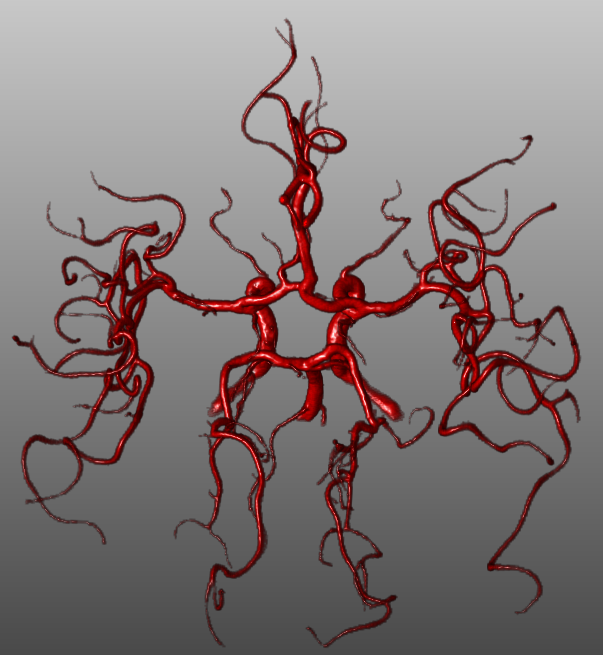
#> input picture project1/image.png, 603 x 655 px
$ python smoothing1.py   (Python 2 division)
#> lines starting #> are read from the running program, lines starting #| are printed output that depends on the picture
'''
Gaussian smoothing with Python.
'''

import cv2
import numpy as np
import math

def gaussian_filter(sigma, filter_length=None):
  '''
  Given a sigma, return a 1-D Gaussian filter.
  @param     sigma:         float, defining the width of the filter
  @param     filter_length: optional, the length of the filter, has to be odd
  @return    A 1-D numpy array of odd length,
             containing the symmetric, discrete approximation of a Gaussian
             with sigma. Summation of the array-values must be equal to one.
  '''
  if filter_length == None:
    # determine the length of the filter
    filter_length= math.ceil(sigma*5)
    # make the length odd
    filter_length = 2*(int(filter_length)/2) +1

  # make sure sigma is a float
  sigma = float(sigma)

  # create the filter: it should be an array containing Gaussian values. the
  # center of the (odd-length) array is the Gaussian value corresponding to zero
  # on both sides then are decreasing and increasing values.
  # first create an array with the filter points
  # e.g. : [ ... -3 -2 -1 0 1 2 3 ... ]
  filter_points = np.array(range(filter_length/2+1))
  filter_points = np.concatenate((filter_points[::-1]*-1, filter_points[1:]))
  # then turn it in an array of Gaussian values using higher order function
  gaussian_function            = create_gaussian_value_function(sigma)
  vectorized_gaussian_function = np.vectorize(gaussian_function)
  filter                       = vectorized_gaussian_function(filter_points)

  # make sure that sum = 1
  filter = filter / filter.sum()

  # return the filter
  return filter

def create_gaussian_value_function(sigma):
  '''
  Creates a higher order function to compute a Gaussian value with a fixed
  variance/stdev
  @param  sigma variance
  @return function that computes a Gaussian value given a reference point
  '''
  def wrapper(x):
    return gaussian_value(x, sigma)

  return wrapper

def gaussian_value(x, sigma):
  '''
  Computes a Gaussian value for a given x and variance/stdev
  @param  x     reference point
  @param  sigma variance
  @return Gaussian value
  '''
  return (1/(math.sqrt(2*math.pi)*sigma)) \
          *                             \
          math.exp( -( math.pow(x,2) / (2 * math.pow(sigma,2)) ) )

def test_gaussian_filter():
  '''
  Test the Gaussian filter on a known input.
  '''
  sigma          = math.sqrt(1.0/2/math.log(2))
  filter         = gaussian_filter(sigma, filter_length=3)
  correct_filter = np.array([0.25, 0.5, 0.25])
  error          = np.abs( filter - correct_filter).sum()
  if error < 0.001:
    print "Congratulations, the filter works!"
  else:
    print "Still some work to do... error=", error

def gaussian_smooth1(img, sigma):
  '''
  Do gaussian smoothing with sigma.
  @param  img   2D array representing 2D image with layer for each color (RGB)
  @param  sigma float, defining the width of the filter
  @return the smoothed image.
  '''
  result = np.zeros_like(img)

  # get the filter
  filter = gaussian_filter(sigma)

  # smooth every color-channel
  for color in range(3):
    # smooth the 2D image img[:,:,color]
    result[:,:,color] = smooth(img[:,:,color], filter)

  return result

def smooth(image, filter):
  '''
  Smooth a single-(color)-layer 2D image using a filter
  @param  image   2D array of (color-intensity) values
  @param  filter  A 1-D numpy array with encoded filter
  @return smoothed image as 2D array
  '''

  # add border of filter_length/2 rows/columns to image
  # this avoids border artifacts
  border = filter.shape[0]/2
  image  = add_border(image, 'X', border)
  image  = add_border(image, 'Y', border)

  # smooth rows
  for row in range(image.shape[0]):
    image[row,:] = np.convolve(image[row,:], filter, 'same')
  # smooth columns
  for column in range(image.shape[1]):
    image[:,column] = np.convolve(image[:,column], filter, 'same')

  # return image without border
  return image[border:-border,border:-border]

def add_border(array, xy, amount):
  repeats = np.ones(array.shape[0 if xy == 'X' else 1], dtype=int)
  repeats[0]  = amount + 1
  repeats[-1] = amount + 1
  return np.repeat(array, repeats, axis=0 if xy == 'X' else 1)

# this part of the code is only executed if the file is run stand-alone
if __name__ == '__main__':
  # test the gaussian filter
  test_gaussian_filter()

  # read an image
  img = cv2.imread('image.png')
#> img is the input picture: shape (655, 603, 3); mean B, G, R 121.5, 121.5, 131.9

  # print the dimension of the image
  print img.shape
#| (655, 603, 3)

  # show the image, and wait for a key to be pressed
  cv2.imshow('img',img)
  cv2.waitKey(0)

  # smooth the image
  smoothed_img = gaussian_smooth1(img, 2)
#> the loop in gaussian_smooth1, `for color in range(3):` made 3 passes
#> pass 1, in smooth, `image  = add_border(image, 'X', border)`:
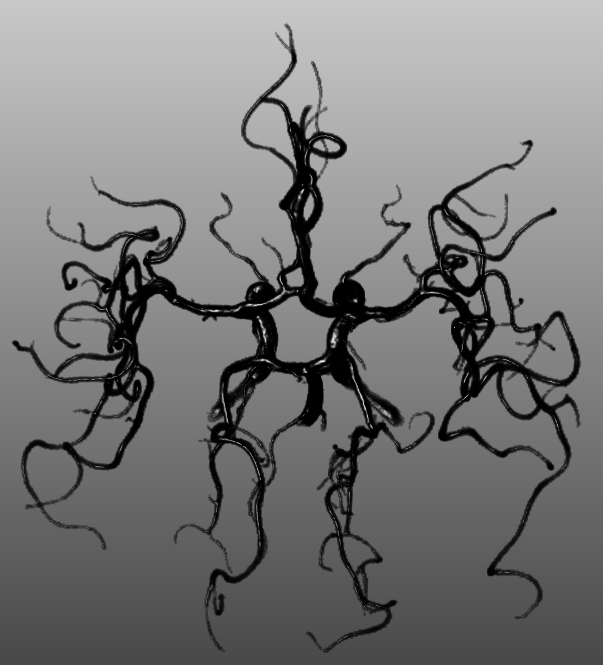
#> image: shape (665, 603); min 0, max 247, mean 121.7
#> pass 1, in smooth, `image  = add_border(image, 'Y', border)`:
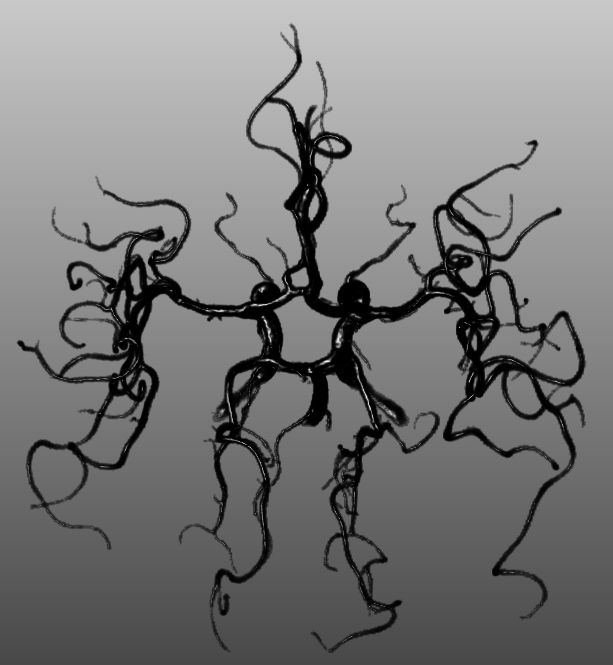
#> image: shape (665, 613); min 0, max 247, mean 122
#> pass 3, in smooth (call 3), `image  = add_border(image, 'X', border)`:
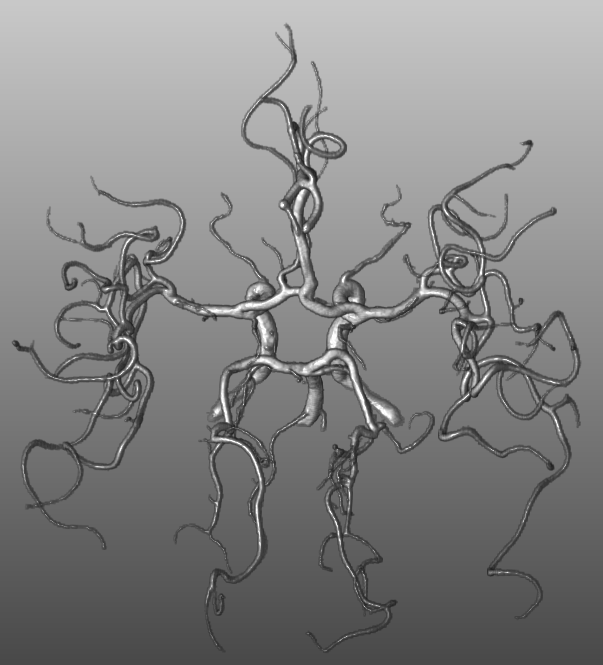
#> image: shape (665, 603); min 27, max 255, mean 131.9
#> pass 3, in smooth (call 3), `image  = add_border(image, 'Y', border)`:
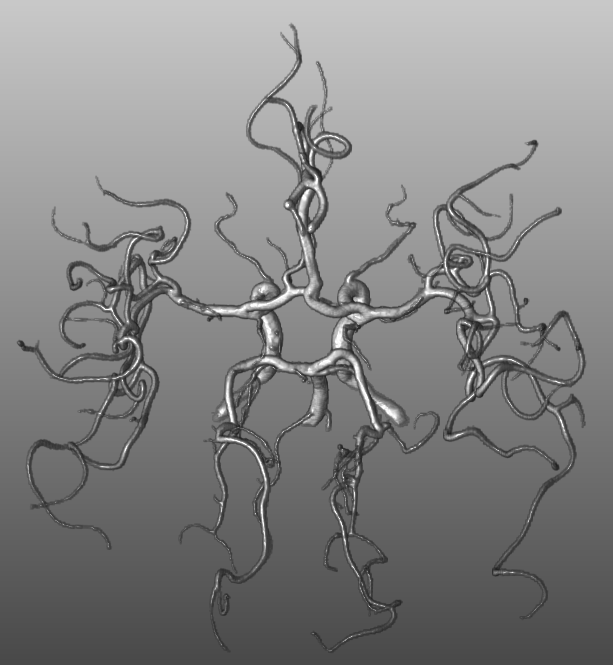
#> image: shape (665, 613); min 27, max 255, mean 132
#> after the loop in gaussian_smooth1, `for color in range(3):`:
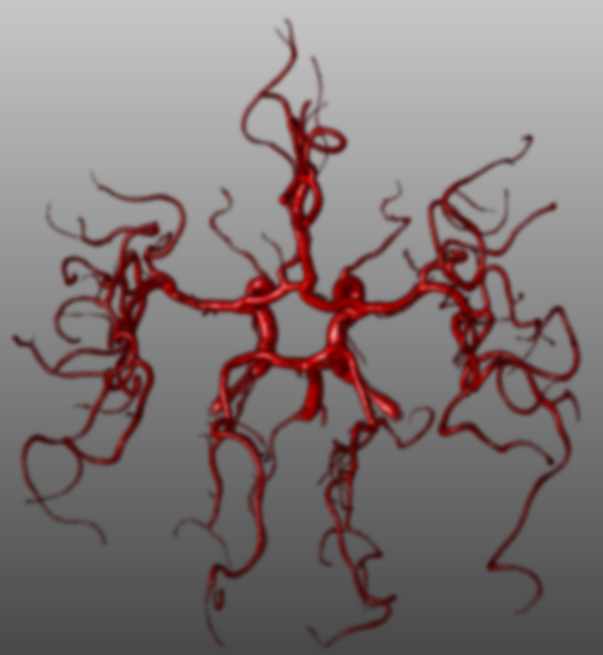
#> result: shape (655, 603, 3); mean B, G, R 120.5, 120.5, 130.8

  # show the smoothed image, and wait for a key to be pressed
  cv2.imshow('smoothed using python ',smoothed_img)
  cv2.waitKey(0)

$ run again, with project1/opencv.png copied over project1/image.png
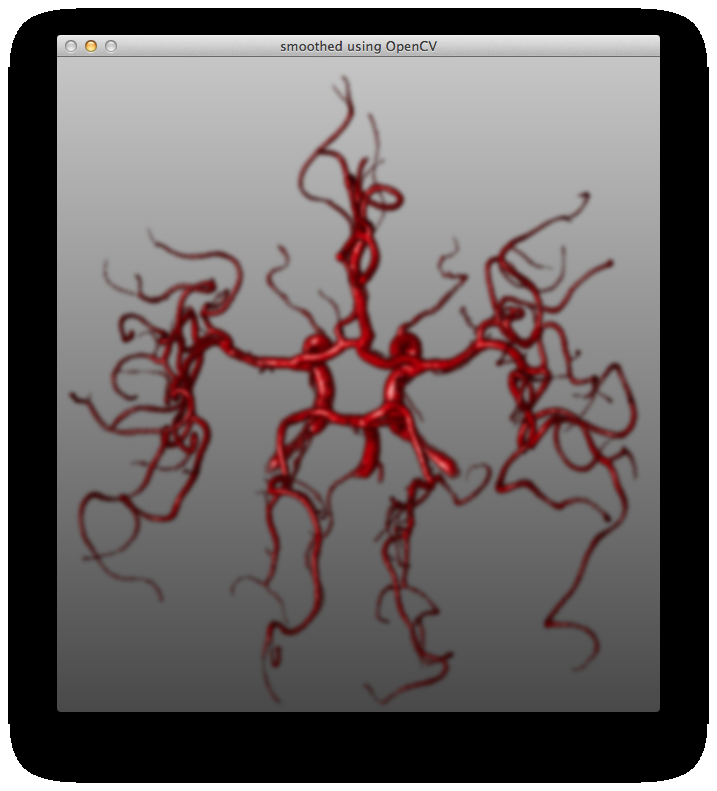
#> input picture project1/opencv.png, 717 x 791 px
#> img is the input picture: shape (791, 717, 3); mean B, G, R 100.7, 100.6, 107.7
#| (791, 717, 3)
#> the loop in gaussian_smooth1, `for color in range(3):` made 3 passes
#> pass 1, in smooth, `image  = add_border(image, 'X', border)`:
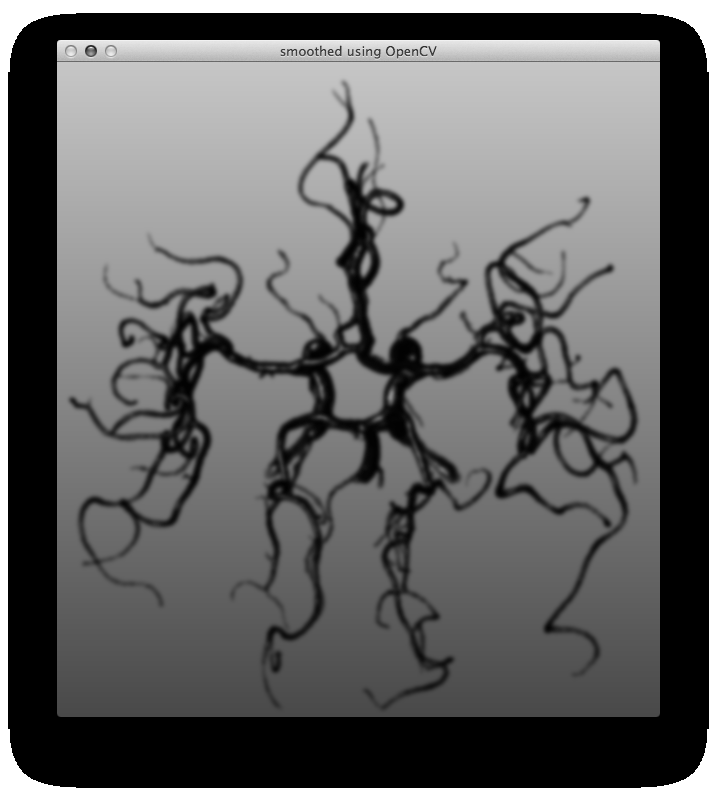
#> image: shape (801, 717); min 0, max 255, mean 102.6
#> pass 1, in smooth, `image  = add_border(image, 'Y', border)`:
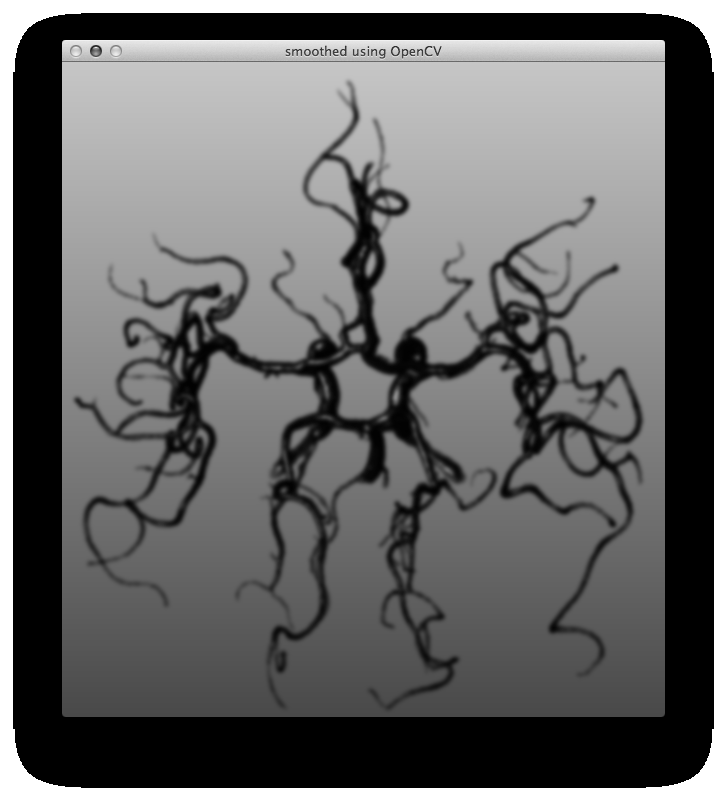
#> image: shape (801, 727); min 0, max 255, mean 104.7
